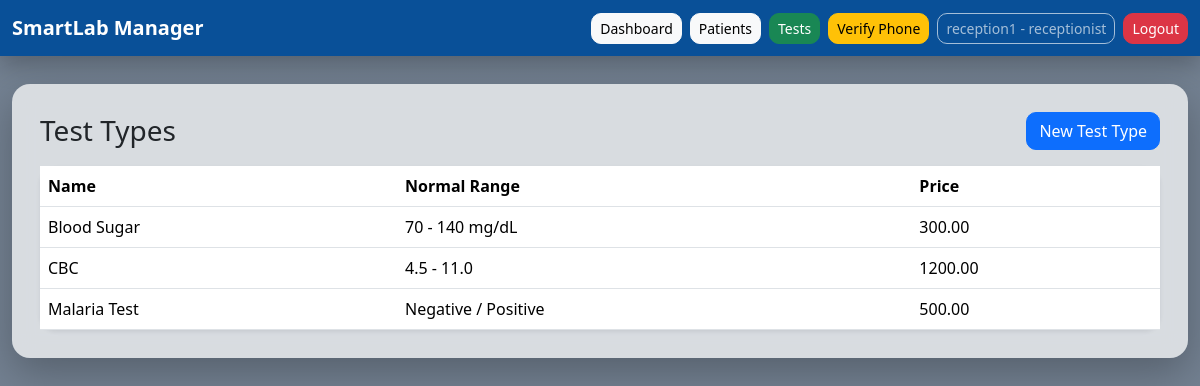
The page /tests/types/ (signed in) on the database its author committed.
### apps/accounts/models.py (models this page shows, shortened)
class User(AbstractUser):
    ROLE_CHOICES = (
        ('admin', 'Admin'),
        ('lab_tech', 'Lab Technician'),
        ('receptionist', 'Receptionist'),
    )
    role = models.CharField(max_length=20, choices=ROLE_CHOICES, default='receptionist')
    phone = models.CharField(max_length=20, blank=True, null=True)
    otp_code = models.CharField(max_length=6, blank=True, null=True)
    otp_created_at = models.DateTimeField(blank=True, null=True)
    phone_verified = models.BooleanField(default=False)

### apps/tests/models.py (models this page shows, shortened)
class TestType(models.Model):
    name = models.CharField(max_length=100)
    description = models.TextField(blank=True, null=True)
    normal_range = models.CharField(max_length=100, blank=True, null=True)
    price = models.DecimalField(max_digits=10, decimal_places=2, default=0.00)
    class Meta:
        ordering = ['name']

### apps/tests/views.py (the view)
# urls.py: path('types/', views.test_type_list, name='type_list'),
@login_required
def test_type_list(request):
    test_types = TestType.objects.all()
    return render(request, 'tests/test_type_list.html', {'test_types': test_types})

### templates/tests/test_type_list.html
{% extends 'base.html' %}
{% block content %}
<div class="d-flex justify-content-between align-items-center mb-3">
    <h1 class="h3 mb-0">Test Types</h1>
    <a class="btn btn-primary" href="{% url 'tests:type_create' %}">New Test Type</a>
</div>
<div class="card shadow-sm">
    <div class="table-responsive">
        <table class="table mb-0">
            <thead><tr><th>Name</th><th>Normal Range</th><th>Price</th></tr></thead>
            <tbody>
                {% for item in test_types %}
                <tr><td>{{ item.name }}</td><td>{{ item.normal_range|default:'-' }}</td><td>{{ item.price }}</td></tr>
                {% empty %}
                <tr><td colspan="3" class="text-center text-muted py-4">No test types found.</td></tr>
                {% endfor %}
            </tbody>
        </table>
    </div>
</div>
{% endblock %}

### templates/base.html (shortened to what this page needs)
<!DOCTYPE html>
<html lang="en">
<head>
    <link href="https://cdn.jsdelivr.net/npm/bootstrap@5.3.3/dist/css/bootstrap.min.css" rel="stylesheet">
</head>
<body>
<nav class="navbar navbar-expand-lg navbar-dark">
    <div class="container-fluid">
        <a class="navbar-brand fw-bold" href="/dashboard/">SmartLab Manager</a>
        <div class="d-flex gap-2 flex-wrap">
            <a href="/dashboard/" class="btn btn-light btn-sm">Dashboard</a>
            <a href="/patients/" class="btn btn-light btn-sm">Patients</a>
            <a href="/tests/" class="btn btn-success btn-sm">Tests</a>
            <a href="{% url 'accounts:send_otp' %}" class="btn btn-warning btn-sm">
                Verify Phone
            </a>
            {% if request.user.is_authenticated %}
            <span class="btn btn-outline-light btn-sm disabled">
                {{ request.user.username }} - {{ request.user.role }}
            </span>
            {% endif %}
            <a href="{% url 'accounts:logout' %}" class="btn btn-danger btn-sm">Logout</a>
        </div>
    </div>
</nav>
<div class="container">
    <div class="main-wrapper">
        {% block content %}{% endblock %}
    </div>
</div>
</body>
</html>

### templates/base.html (style rules this page uses)
body { min-height: 100vh; background: linear-gradient(rgba(0, 25, 55, 0.55), rgba(0, 25, 55, 0.55)), url("https://images.unsplash.com/photo-1579684385127-1ef15d508118") no-repeat center center fixed; background-size: cover; }
.navbar { background: rgba(0, 76, 153, 0.92) !important; backdrop-filter: blur(10px); box-shadow: 0 8px 24px rgba(0, 0, 0, 0.25); }
.container { max-width: 1200px; }
.main-wrapper { background: rgba(255, 255, 255, 0.72); backdrop-filter: blur(10px); border-radius: 18px; padding: 28px; margin-top: 28px; margin-bottom: 28px; box-shadow: 0 15px 40px rgba(0, 0, 0, 0.25); }
.card { border: none; border-radius: 16px; background: rgba(255, 255, 255, 0.94); backdrop-filter: blur(6px); box-shadow: 0 8px 22px rgba(0, 0, 0, 0.12); }
.btn { border-radius: 10px; }
table { background: rgba(255, 255, 255, 0.94); }

### rows shown on the page
User: user.username "reception1", user.role "receptionist"
TestType: name "Blood Sugar", normal_range "70 - 140 mg/dL", price "300.00"
TestType: name "CBC", normal_range "4.5 - 11.0", price "1200.00"
TestType: name "Malaria Test", normal_range "Negative / Positive", price "500.00"
